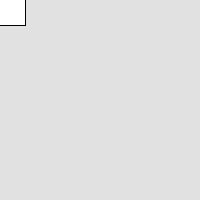
Frame 1 (no input)
Frame 60 (the mouse pressed at the canvas centre just before this capture): identical to frame 1, image omitted
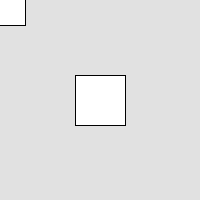
Frame 120 (the mouse held since frame 60 and released just before this capture)

The Processing sketch that drew these frames (run headless with seeded random() and noise(); from frame 60 on, the mouse is pressed at the canvas centre):

// Processing sketch: processing_170687
// ── processing_170687.pde

 void setup(){
  size(200,200);
background(225);
}
//Starts to draw squares
void draw(){
rectMode(CENTER);
rect(mouseX,mouseY,50,50);//square follows mouse wherever it goes
}
void keyPressed(){
  fill(random(0,255), random(0,255),random(0,255));//when any key is pressed the shape will be changed

}
